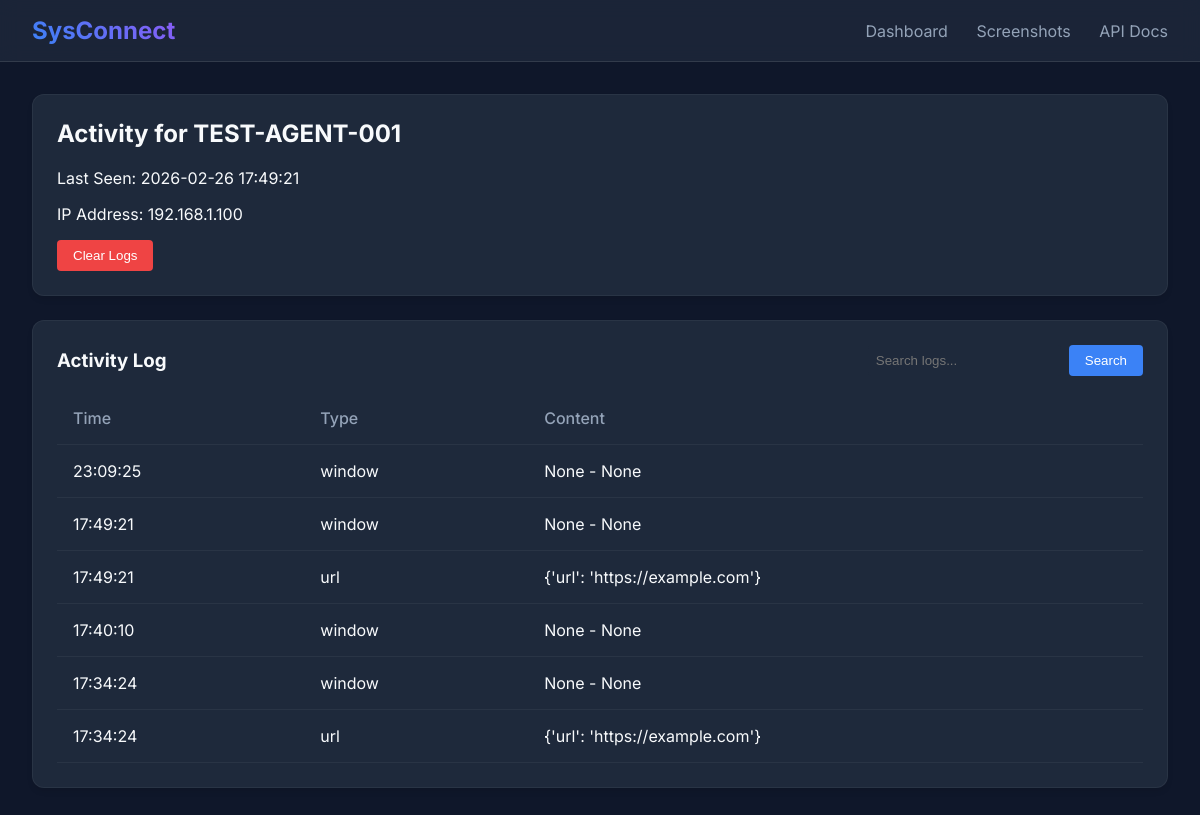
Page /agent/2 on the committed database.
### models.py (models this page shows)
class Agent(Base):
    __tablename__ = "agents"
    id = Column(Integer, primary_key=True, index=True)
    hostname = Column(String, unique=True, index=True)
    ip_address = Column(String)
    last_seen = Column(DateTime(timezone=True), server_default=func.now())
    config = Column(JSON, default={}) # Store remote config here
    activities = relationship("ActivityLog", back_populates="agent")
    screenshots = relationship("Screenshot", back_populates="agent")

class ActivityLog(Base):
    __tablename__ = "activity_logs"
    id = Column(Integer, primary_key=True, index=True)
    agent_id = Column(Integer, ForeignKey("agents.id"))
    timestamp = Column(DateTime(timezone=True), server_default=func.now())
    log_type = Column(String) # "window", "url", "idle", "keystroke"
    content = Column(JSON) # Structured data: {"title": "...", "duration": ...}
    agent = relationship("Agent", back_populates="activities")

### main.py (the view)
@app.get("/agent/{agent_id}")
async def agent_detail(agent_id: int, request: Request, q: Optional[str] = None, db: AsyncSession = Depends(get_db)):
    result = await db.execute(select(models.Agent).where(models.Agent.id == agent_id))
    agent = result.scalars().first()
    if not agent:
        raise HTTPException(status_code=404, detail="Agent not found")
    from sqlalchemy import cast, String
    log_query = select(models.ActivityLog).where(models.ActivityLog.agent_id == agent_id)
    if q:
        log_query = log_query.filter(
            (models.ActivityLog.log_type.ilike(f"%{q}%")) |
            (cast(models.ActivityLog.content, String).ilike(f"%{q}%"))
        )
    log_query = log_query.order_by(models.ActivityLog.timestamp.desc()).limit(100)
    log_result = await db.execute(log_query)
    logs = log_result.scalars().all()
    return templates.TemplateResponse("agent_detail.html", {
        "request": request,
        "agent": agent,
        "logs": logs,
        "q": q or ""
    })

### templates/agent_detail.html (shortened to what this page needs)
{% extends "base.html" %}
{% block content %}
<div class="card">
    <h2>Activity for {{ agent.hostname }}</h2>
    <p>Last Seen: {{ agent.last_seen }}</p>
    <p>IP Address: {{ agent.ip_address }}</p>
    <form action="/agent/{{ agent.id }}/clear_logs" method="post"
        onsubmit="return confirm('Are you sure? This will delete all activity logs for this agent.');"
        style="margin-top: 1rem;">
        <button type="submit"
            style="background-color: var(--danger); color: white; border: none; padding: 0.5rem 1rem; border-radius: 4px; cursor: pointer;">Clear
            Logs</button>
    </form>
</div>
<div class="card">
    <div style="display: flex; justify-content: space-between; align-items: center; margin-bottom: 1rem;">
        <h3 style="margin: 0;">Activity Log</h3>
        <form action="/agent/{{ agent.id }}" method="get" style="display: flex; gap: 0.5rem;">
            <input type="text" name="q" value="{{ q }}" placeholder="Search logs..."
                style="padding: 0.5rem; border: 1px solid var(--border-color); border-radius: 4px; background: var(--card-bg); color: var(--text-color);">
            <button type="submit"
                style="background-color: var(--accent); color: white; border: none; padding: 0.5rem 1rem; border-radius: 4px; cursor: pointer;">Search</button>
        </form>
    </div>
    <table>
        <thead>
            <tr>
                <th>Time</th>
                <th>Type</th>
                <th>Content</th>
            </tr>
        </thead>
        <tbody>
            {% for log in logs %}
            <tr>
                <td>{{ log.timestamp.strftime('%H:%M:%S') }}</td>
                <td>{{ log.log_type }}</td>
                <td>
                    {% if log.log_type == 'window' %}
                    {{ log.content.get('process_name') }} - {{ log.content.get('window_title') }}
                    {% elif log.log_type == 'idle' %}
                    Idle for {{ log.content.get('duration')|round(1) }}s
                    {% else %}
                    {{ log.content }}
                    {% endif %}
                </td>
            </tr>
            {% endfor %}
        </tbody>
    </table>
</div>
{% endblock %}

### static/style.css (style rules this page uses)
:root { --bg-color: #0f172a; --card-bg: #1e293b; --text-primary: #f8fafc; --text-secondary: #94a3b8; --accent: #3b82f6; --accent-hover: #2563eb; --danger: #ef4444; --success: #22c55e; }
body { background-color: var(--bg-color); color: var(--text-primary); font-family: 'Inter', system-ui, -apple-system, sans-serif; margin: 0; padding: 0; }
.card { background: var(--card-bg); border-radius: 12px; padding: 1.5rem; margin-bottom: 1.5rem; border: 1px solid rgba(255, 255, 255, 0.05); box-shadow: 0 4px 6px -1px rgba(0, 0, 0, 0.1); }
.card h2 { margin-top: 0; color: var(--text-primary); }
table { width: 100%; border-collapse: collapse; }
th, td { padding: 1rem; text-align: left; border-bottom: 1px solid rgba(255, 255, 255, 0.05); }
th { color: var(--text-secondary); font-weight: 500; }

### rows in the picture
Agent: hostname "TEST-AGENT-001", last_seen "2026-02-26 17:49:21", ip_address "192.168.1.100"
ActivityLog: timestamp "23:09:25", log_type "window", content.get "None"
ActivityLog: timestamp "17:49:21", log_type "window", content.get "None"
ActivityLog: timestamp "17:49:21", log_type "url", content "{'url': 'https://example.com'}"
ActivityLog: timestamp "17:40:10", log_type "window", content.get "None"
ActivityLog: timestamp "17:34:24", log_type "window", content.get "None"
ActivityLog: timestamp "17:34:24", log_type "url", content "{'url': 'https://example.com'}"
